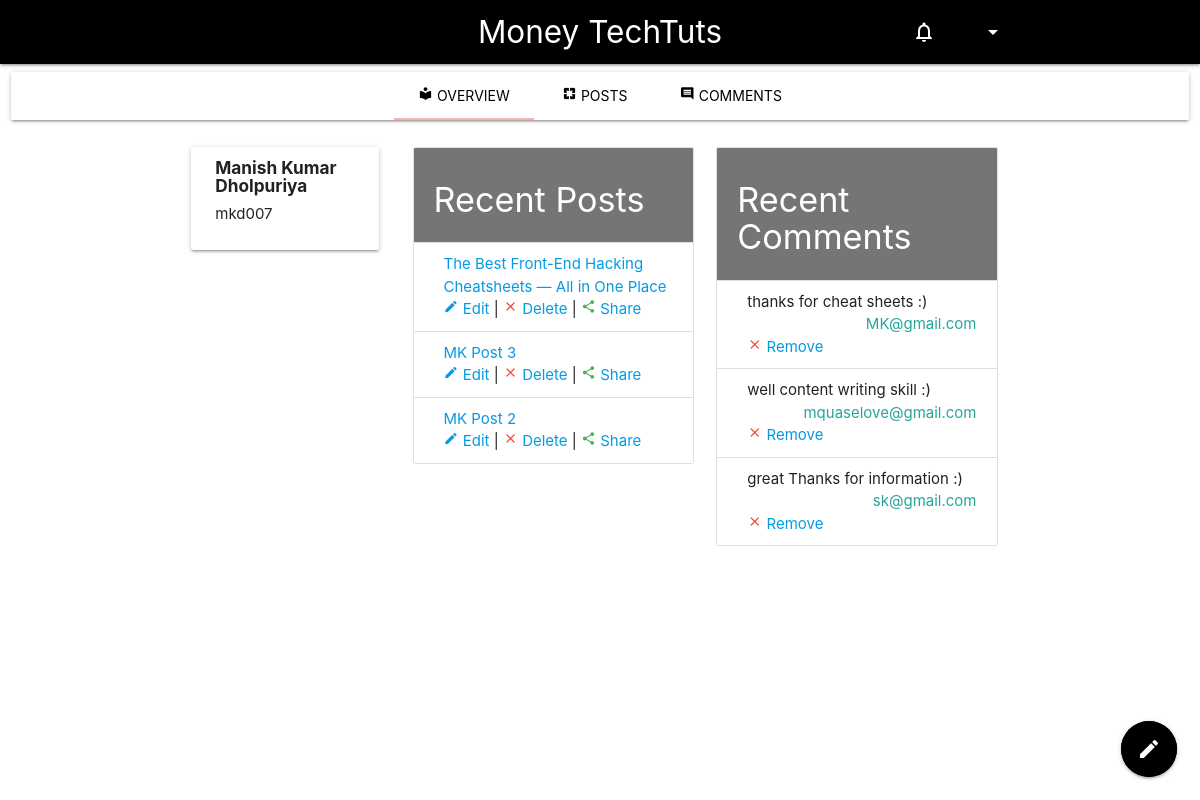
The page /admin/dashboard.php (signed in) on the database its author committed.
### tables this page shows
CREATE TABLE `users` (
  `id` int(11) NOT NULL,
  `author_name` varchar(255) NOT NULL,
  `username` varchar(200) NOT NULL,
  `email` varchar(200) NOT NULL,
  `password` varchar(255) NOT NULL,
  `user_img` varchar(255) NOT NULL
);

CREATE TABLE `posts` (
  `id` int(11) NOT NULL,
  `title` varchar(255) NOT NULL,
  `content` text NOT NULL,
  `author_username` varchar(100) NOT NULL,
  `feature_img` varchar(255) NOT NULL,
  `view` int(11) NOT NULL
);

CREATE TABLE `comment` (
  `id` int(11) NOT NULL,
  `post_id` int(11) NOT NULL,
  `post_author_username` varchar(255) NOT NULL,
  `comment_text` text NOT NULL,
  `email` varchar(255) NOT NULL,
  `status` tinyint(1) NOT NULL DEFAULT 1
);

### admin/dashboard.php (the view, shortened to what this page needs)
<?php
    include "includes/header.php";
?>
<?php
if(isset($_SESSION['username']))
{
    include "includes/navbar.php";
    $username=$_SESSION['username'];
    $sql="select * from users where username='$username'";
    $res=mysqli_query($conn,$sql);
    $data=mysqli_fetch_assoc($res);
    $author_name=$data['author_name'];
?>
   <div class="row " >
            <div class="col l12 m12 s12 center" >
                    <div class="card-panel" style="padding:0px; margin-bottom:0px">
                        <ul class="tabs " >
                            <li class="tab ">
                                <a href="#dashboard" class="black-text" ><i class="material-icons tiny">local_library</i> Overview </a>
                            </li>
                            <li class="tab">
                                <a href="#posts" class="black-text"><i class="material-icons tiny">pages</i> Posts</a>
                            </li>
                            <li class="tab">
                                <a href="#comments" class="black-text"><i class="material-icons tiny">comment</i> Comments</a>
                            </li>
                        </ul>
                    </div>
            </div>
    </div>
<div class="row container" id="dashboard" >
    <div class="col l3 m3 s12" >
            <div class="card"  >
                 <div class="card-content" style="padding-top:0px; padding-bottom:0px ">
                     <h6><b>  <?php echo $author_name ?>   </b></h6>
                 </div>
                 <div class="card-content" style="padding-top:0px;>
                     <h7 class="grey-text text-darken-4">    <?php echo $username ?>    </h7>
                 </div>
            </div>
    </div>
    <div class="col l9 m9 s12">
        <div class="col l6 m6 s12">
            <ul class="collection with-header">
                <li class="collection-header #616161 grey darken-1 white-text">
                    <h4>Recent Posts</h4>
                </li>
                <?php
                        $sql1="select * from posts where author_username='$username' order by id desc";
                        $res1=mysqli_query($conn,$sql1);
                        if(mysqli_num_rows($res1)>0)
                        {
                            while($data1=mysqli_fetch_assoc($res1))
                            {
                ?>
                        <li class="collection-item">
                            <a href="" >   <?php echo $data1['title'] ?>   </a>
                            <br>
                            <span>
                                <a href="edit.php?id=<?php echo $data1['id']; ?>"><i class="material-icons tiny">edit</i> Edit</a> |
                                <a onclick="javascript:return confirm('Are You Confirm Deletion');" href="delete.php?id=<?php echo $data1['id']; ?>" id="<?php echo $data1['id']; ?>" class="delete"><i class="material-icons tiny red-text">clear</i> Delete</a> |
                                <a href=""><i class="material-icons tiny green-text">share</i> Share</a></span>
                        </li>
                <?php
                            }
                        }
                        else
                        {
                            echo "<span>No one post found!</span>";
                        }
                ?>
            </ul>
        </div>
        <div class="col l6 m6 s12">
            <ul class="collection with-header">
                <li class="collection-header #616161 grey darken-1 white-text">
                    <h4>Recent Comments</h4>
                </li>
<?php
    $sql3="select * from comment where post_author_username='$username' order by id DESC";
    $res3=mysqli_query($conn,$sql3);
    if(mysqli_num_rows($res3) >0)
    {
        while($row3 =mysqli_fetch_assoc($res3))
        {
?>
                            <li class="collection-item"> <?php echo $row3['comment_text'] ?>
                                <br>
                                <span class="secondary-content">  <?php echo $row3['email'] ?>  </span>
                                <br>
                                <span><a onclick="javascript:return confirm('Are You Confirm Deletion');" href="del_comment.php?id=<?php echo $row3['id']  ?>"><i class="material-icons tiny red-text">clear</i> Remove</a></span>
                            </li>
<?php
        }
    }
    else
    { ?>
       <div class="center">
            No one comment.
       </div>
       <?php
    }
?>
            </ul>
        </div>
    </div>
</div>
<div class="fixed-action-btn ">
    <a href="write.php" class="btn-floating btn btn-large white-text pulse black">
        <i class="material-icons">edit</i>
    </a>
</div>
<?php
}
else
{
    $_SESSION['messageLogin']="<div class='chip red white-text' > Login to continue </div>";
    header("Location: index.php");
}
    include "includes/footer.php";
?>

### admin/includes/header.php (shortened to what this page needs)
<!DOCTYPE html>
<html>
    <head>
      <link type="text/css" rel="stylesheet" href="../css/materialize.min.css"  media="screen,projection"/>
      <link type="text/css" rel="stylesheet" href="https://stackpath.bootstrapcdn.com/font-awesome/4.7.0/css/font-awesome.min.css"/>
      <link rel="stylesheet" href="https://cdnjs.cloudflare.com/ajax/libs/font-awesome/5.13.0/css/all.min.css">
    </head>

### admin/includes/navbar.php (shortened to what this page needs)
<?php
    if(isset($_SESSION['username']))
    {
?>
        <nav>
            <div class="nav-wrapper black ">
                <div class="container">
                    <a href="dashboard.php" class="brand-logo center "> Money TechTuts </a>
                    <ul id="nav-mobile" class="right hide-on-med-and-down">
                        <li><a href="" class=" right"><i class="material-icons ">notifications_none</i></a></li>
                        <li>
                            <a class="dropdown-trigger " href="#!" data-target="dropdown1">
                                <i class="material-icons right">arrow_drop_down</i>
                            </a>
                        </li>
                    </ul>
                </div>
            </div>
        </nav>
<?php
    }
    else
    {
        session_start();
        $_SESSION['messageLogin']="<div class='chip red white-text' >login to Continue </div>";
        header("Location: ../index.php");
    }
?>

### admin/includes/footer.php (shortened to what this page needs)
</body>
 </html>

### rows shown on the page
users: author_name "Manish Kumar Dholpuriya"
posts: title "The Best Front-End Hacking Cheatsheets — All in One Place"
posts: title "MK Post 3"
posts: title "MK Post 2"
comment: comment_text "thanks for cheat sheets :)", email "MK@gmail.com"
comment: comment_text "well content writing skill :)", email "mquaselove@gmail.com"
comment: comment_text "great Thanks for information :)", email "sk@gmail.com"

### other values the page prints
$username "mkd007"
